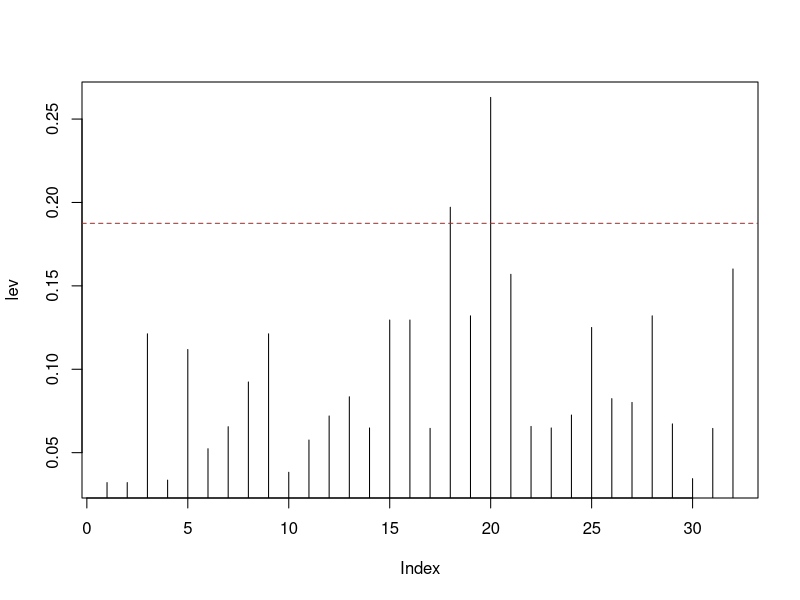

This chart was generated by the following R code:
## ---- chunk 1
dim(mtcars)
rownames(mtcars)
## ---- chunk 2
mdl <- lm(hp ~ cyl + mpg, data = mtcars)
k <- 2
h.max <- k * (2 + 1) / nrow(mtcars)   # 2表示模型中包含2个特征变量: cyl 和 mpg
lev <- hatvalues(mdl)      # 计算数据集中每个观测的h值
plot(lev, type = 'h')
abline(h = h.max, col = 'red', lty = 2)
## ---- chunk 3
rownames(mtcars[lev > h.max, ])
## ---- chunk 4
newcar <- mtcars[lev <= h.max, ]
dim(newcar)
rownames(newcar)
